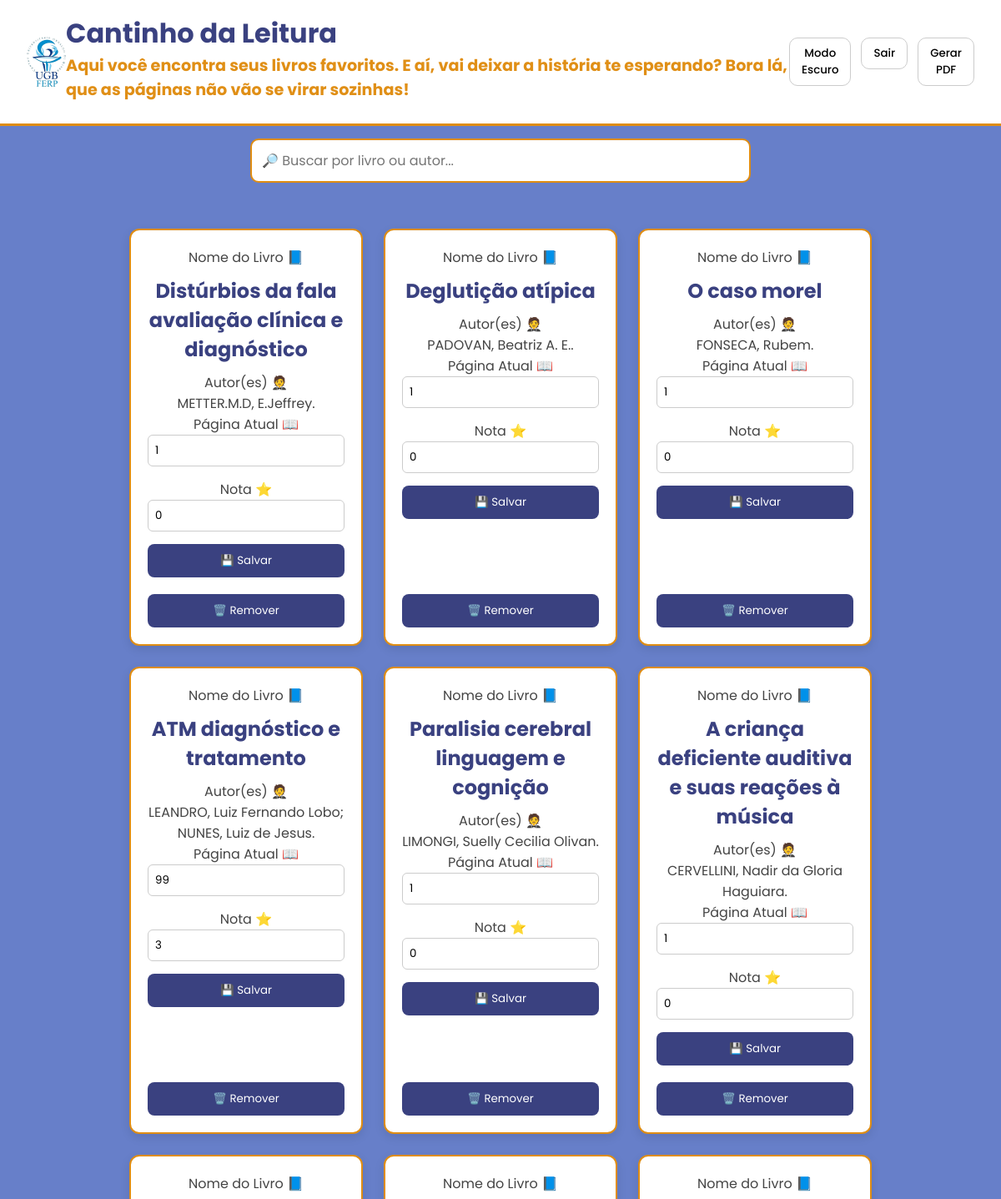
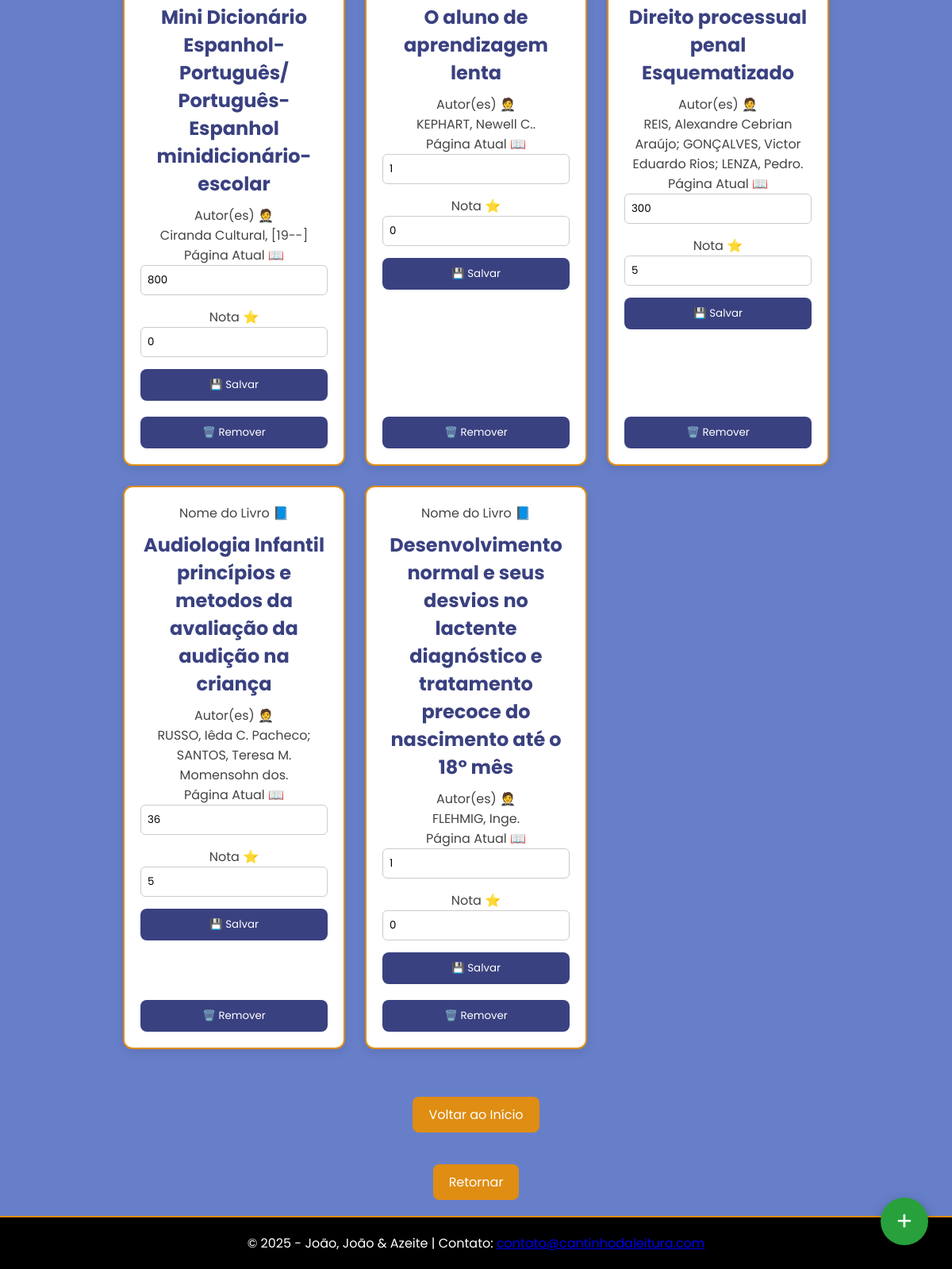
Before: /minha_lista/ with the older database file (2 pictures, top to bottom).
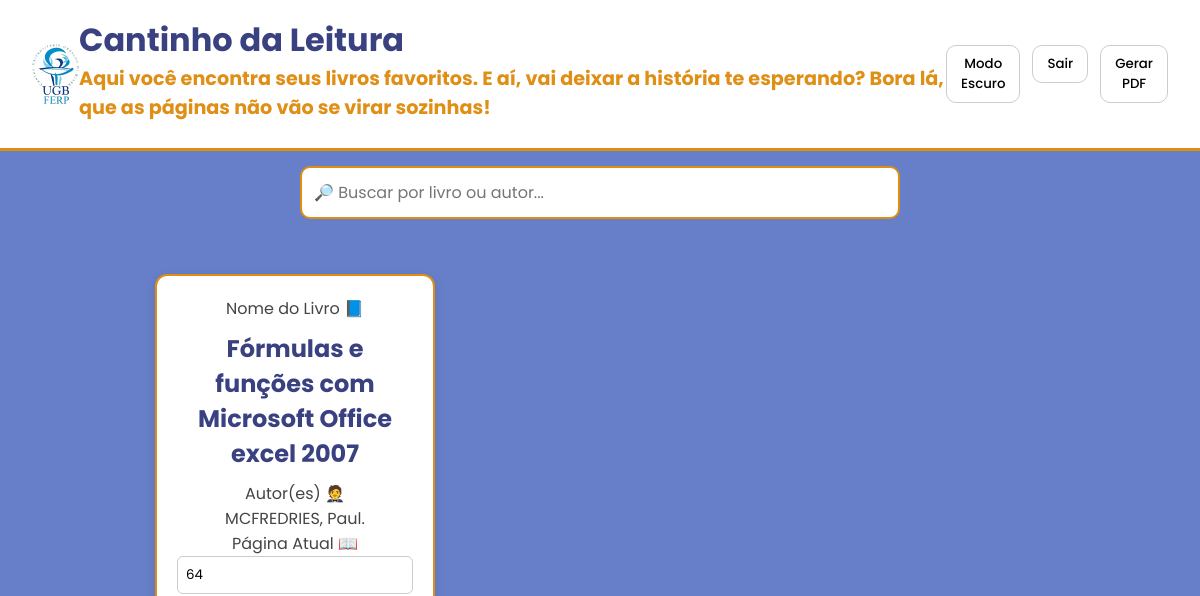
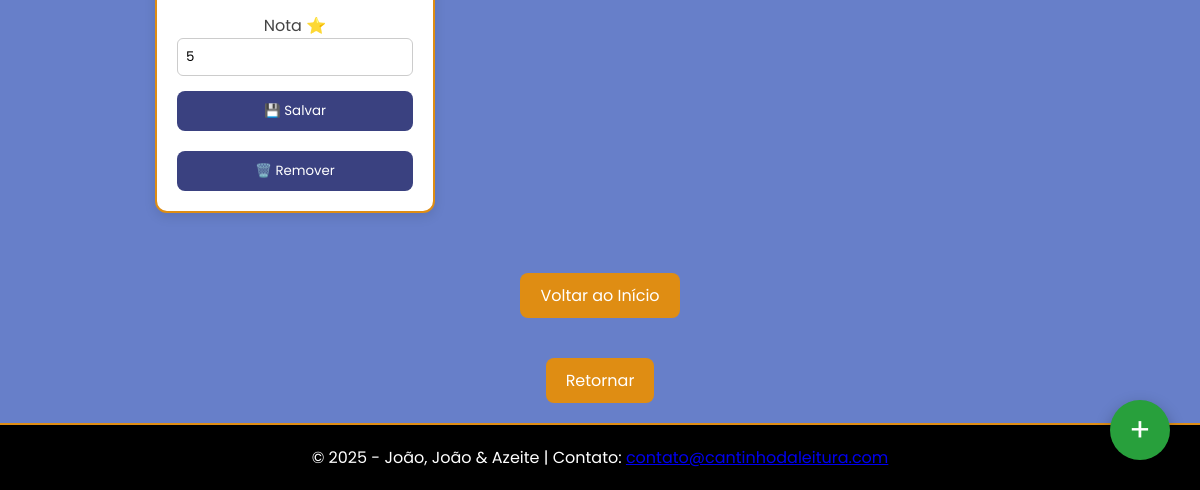
After: the same page with the newer database file (2 pictures, top to bottom).
### controle/models.py (models this page shows, shortened)
class Leitura(models.Model):
 id_leitura = models.AutoField(primary_key=True)
 livro = models.ForeignKey(Livro, on_delete=models.CASCADE)
 pessoa = models.ForeignKey(Pessoa, on_delete=models.CASCADE)
 pagina_atual = models.IntegerField()
 nota = models.IntegerField(choices=[(0,0),(1,1),(2,2),(3,3),(4,4),(5,5)])

class Livro(models.Model):
 id_livro = models.AutoField(primary_key=True)
 nome_livro = models.CharField(max_length=250)
 nome_autor = models.CharField(max_length=250)
 codigo_livro = models.CharField(max_length=80, unique=True)

### controle/views.py (the view, shortened to what this page needs)
# urls.py: path('minha_lista/',views.minha_lista,name="minha_lista")
def minha_lista(request):
 logado = Logado.objects.filter(logado=True)
 if len(logado) == 1:
  if request.method == "GET":
   logado = Logado.objects.get(logado=True)
   leitura = Leitura.objects.filter(pessoa = logado.pessoa).order_by("id_leitura")
   leitura = leitura[::-1]
   return render(request,"sites/Meus Livros.html",{"leitura":leitura})
  elif request.method=="POST" and request.POST["identificar"] == "remover":
    a = Leitura.objects.get(id_leitura =int(request.POST["remover"]))
    a.delete()
    logado = Logado.objects.get(logado=True)
    leitura = Leitura.objects.filter(pessoa = logado.pessoa).order_by("id_leitura")
    return render(request,"sites/Meus Livros.html",{"leitura":leitura})
  elif request.method=="POST" and request.POST["identificar"] == "SISTEMALOGOFF":
   logado = Logado.objects.all()
   for i in logado:
    i.logado = False
    i.save()
   return redirect(login)
 else:
  logado = Logado.objects.all()
  for i in logado:
   i.logado = False
   i.save()
   return redirect("login")

### controle/templates/sites/Meus Livros.html (shortened to what this page needs)
<!DOCTYPE html>
<html lang="pt-br">
<head>
</head>
<body id="topo">
<header>
  <img src="/static/images/ugblogo.png" height="60px">
  <div class="header-center">
        <h1>Cantinho da Leitura</h1>
        <h2>Aqui você encontra seus livros favoritos. E aí, vai deixar a história te esperando? Bora lá, que as páginas não vão se virar sozinhas!</h2>
    </div>
  <div class="header-right">
      <button class="header-btn" id="darkModeBtn">Modo Escuro</button>
<form method="POST">
      <button class="header-btn" type="submit">Sair</button>
</form>
<form method="POST">
      <button class="header-btn" type="submit">Gerar PDF</button>
</form>
  </div>
</header>
<div class="search-container">
    <input type="text" id="searchInput" placeholder="🔎 Buscar por livro ou autor...">
</div>
<main>
  {% for i in leitura %}
  <div class="cardlista">
      <form method="POST">
          <label>Nome do Livro 📘</label>
          <h2>{{ i.livro.nome_livro }}</h2>
          <label>Autor(es) 🤵</label>
          <p>{{ i.livro.nome_autor }}</p>
          <label>Página Atual 📖</label>
          <input type="number" name="pagina_atual" min="0" max="9999" value="{{ i.pagina_atual }}">
          <label>Nota ⭐</label>
          <input type="number" name="nota" min="0" max="5" value="{{ i.nota }}">
          <button type="submit">💾 Salvar</button>
      </form>
      <form method="POST" style="margin-top:10px;">
          <button type="submit" class="remove-btn">🗑️ Remover</button>
      </form>
  </div>
  {% endfor %}
</main>
<a href="http://127.0.0.1:8000/busca/">
  <button class="add-btn" title="Adicionar Livro">+</button>
</a>
<a href="#topo" class="btn-retornar">Voltar ao Início</a>
<a href="http://127.0.0.1:8000/Cantinho_da_Leitura/" class="btn-retornar">Retornar</a>
<footer>
  <p>&copy; 2025 - João, João & Azeite |
     Contato: <a href="mailto:contato@cantinhodaleitura.com">contato@cantinhodaleitura.com</a>
  </p>
</footer>
</body>
</html>

### controle/templates/sites/Meus Livros.html (style rules this page uses)
* { margin: 0; padding: 0; box-sizing: border-box; font-family: 'Poppins', sans-serif; }
body { background: #677fc9; min-height: 100vh; display: flex; flex-direction: column; transition: background 0.3s ease, color 0.3s ease; }
header { display: flex; align-items: center; justify-content: space-between; padding: 1rem 2rem; background: #fff; border-bottom: 3px solid #df8d13; box-shadow: 0 2px 8px rgba(0,0,0,0.08); }
header img { height: 60px; }
header h1 { color: rgb(58, 65, 128); font-size: 2rem; }
header h2 { margin-bottom: 10px; font-size: 1.2rem; color: #e08f16; }
header .header-right { display: flex; gap: 12px; }
.header-btn { padding: 8px 14px; border-radius: 10px; border: 1px solid #ccc; background: #fff; cursor: pointer; font-weight: 500; transition: 0.2s ease; }
main { flex: 1; max-width: 1200px; margin: 30px auto; padding: 20px; display: flex; flex-wrap: wrap; gap: 20px; justify-content: center; align-items: flex-start; transition: background 0.3s ease; }
.cardlista { background: #fff; padding: 20px; border-radius: 12px; box-shadow: 0 4px 12px rgba(0,0,0,0.1); text-align: center; width: 280px; border: 2px solid #df8d13; transition: all 0.3s ease; height: 100%; min-height: 350px; display: flex; flex-direction: column; justify-content: space-between; }
.search-container { width: 100%; display: flex; justify-content: center; top: 80px; background: #677fc9; padding: 15px 0; z-index: 5; transition: background 0.3s ease; }
#searchInput { width: 100%; max-width: 600px; padding: 12px; border-radius: 10px; border: 2px solid #df8d13; font-size: 1rem; outline: none; }
main { display: grid; grid-template-columns: repeat(3, 1fr); gap: 25px; max-width: 1200px; margin: 20px auto; padding: 20px; }
.cardlista h2 { margin: 10px 0; color: rgb(58, 65, 128); }
.cardlista label, .cardlista p { color: #444; }
.cardlista input { width: 100%; padding: 8px; border: 1px solid #ccc; border-radius: 6px; margin-bottom: 15px; transition: all 0.3s ease; }
.cardlista button { width: 100%; padding: 10px; background: rgb(58, 65, 128); color: #fff; border: none; border-radius: 8px; cursor: pointer; transition: 0.3s ease; }
.add-btn { position: fixed; bottom: 30px; right: 30px; width: 60px; height: 60px; background: rgb(40, 160, 60); color: #fff; font-size: 2rem; border: none; border-radius: 50%; cursor: pointer; box-shadow: 0 6px 16px rgba(0,0,0,0.3); transition: 0.3s ease; }
.remove-btn { margin-top: 10px; background: rgb(200, 50, 60); color: #fff; border: none; padding: 8px; border-radius: 6px; cursor: pointer; }
.btn-retornar { display: inline-block; padding: 10px 20px; margin: 20px auto; background-color: #df8d13; color: #fff; border-radius: 8px; cursor: pointer; text-align: center; text-decoration: none; }
footer { background: #000; color: white; text-align: center; padding: 20px; margin-top: auto; border-top: 2px solid #df8d13; }

Changed rows visible on the page:
removed Leitura: livro.nome_livro "Distúrbios da fala avaliação clínica e diagnóstico", livro.nome_autor "METTER.M.D, E.Jeffrey.", pagina_atual "1", nota "0"
removed Leitura: livro.nome_livro "Deglutição atípica", livro.nome_autor "PADOVAN, Beatriz A. E..", pagina_atual "1", nota "0"
removed Leitura: livro.nome_livro "O caso morel", livro.nome_autor "FONSECA, Rubem.", pagina_atual "1", nota "0"
removed Leitura: livro.nome_livro "ATM diagnóstico e tratamento", livro.nome_autor "LEANDRO, Luiz Fernando Lobo; NUNES, Luiz de Jesus.", pagina_atual "99", nota "3"
removed Leitura: livro.nome_livro "Paralisia cerebral linguagem e cognição", livro.nome_autor "LIMONGI, Suelly Cecilia Olivan.", pagina_atual "1", nota "0"
removed Leitura: livro.nome_livro "A criança deficiente auditiva e suas reações à música", livro.nome_autor "CERVELLINI, Nadir da Gloria Haguiara.", pagina_atual "1", nota "0"
removed Leitura: livro.nome_livro "Mini Dicionário Espanhol-Português/ Português-Espanhol minidicionário-escolar", livro.nome_autor "Ciranda Cultural, [19--]", pagina_atual "800", nota "0"
removed Leitura: livro.nome_livro "O aluno de aprendizagem lenta", livro.nome_autor "KEPHART, Newell C..", pagina_atual "1", nota "0"
removed Leitura: livro.nome_livro "Direito processual penal Esquematizado", livro.nome_autor "REIS, Alexandre Cebrian Araújo; GONÇALVES, Victor Eduardo Rios; LENZA, Pedro.", pagina_atual "300", nota "5"
removed Leitura: livro.nome_livro "Audiologia Infantil princípios e metodos da avaliação da audição na criança", livro.nome_autor "RUSSO, Iêda C. Pacheco; SANTOS, Teresa M. Momensohn dos.", pagina_atual "36", nota "5"
removed Leitura: livro.nome_livro "Desenvolvimento normal e seus desvios no lactente diagnóstico e tratamento precoce do nascimento até o 18° mês", livro.nome_autor "FLEHMIG, Inge.", pagina_atual "1", nota "0"
added Leitura: livro.nome_livro "Fórmulas e funções com Microsoft Office excel 2007", livro.nome_autor "MCFREDRIES, Paul.", pagina_atual "64", nota "5"
